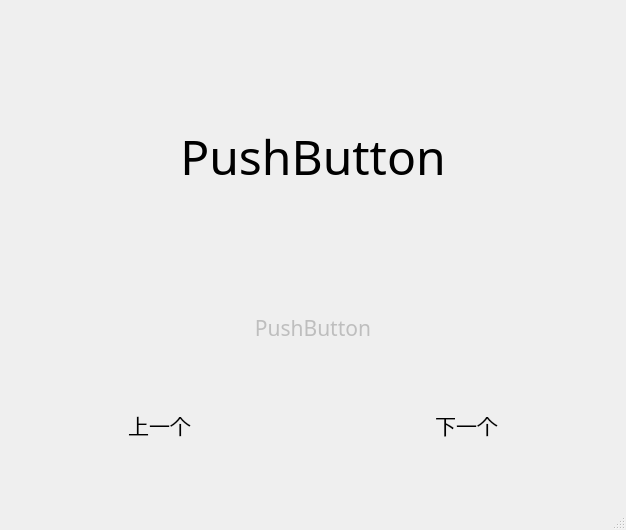
<?xml version="1.0" encoding="UTF-8"?>
<ui version="4.0">
 <class>mainWindow</class>
 <widget class="QMainWindow" name="mainWindow">
  <property name="geometry">
   <rect>
    <x>0</x>
    <y>0</y>
    <width>626</width>
    <height>530</height>
   </rect>
  </property>
  <property name="sizePolicy">
   <sizepolicy hsizetype="Preferred" vsizetype="Preferred">
    <horstretch>0</horstretch>
    <verstretch>0</verstretch>
   </sizepolicy>
  </property>
  <property name="font">
   <font>
    <pointsize>9</pointsize>
   </font>
  </property>
  <property name="windowTitle">
   <string>学习</string>
  </property>
  <widget class="QWidget" name="centralwidget">
   <layout class="QVBoxLayout" name="verticalLayout" stretch="0,0,2">
    <item>
     <layout class="QHBoxLayout" name="horizontalLayout_2" stretch="0">
      <item>
       <widget class="QPushButton" name="WORD">
        <property name="sizePolicy">
         <sizepolicy hsizetype="Minimum" vsizetype="Fixed">
          <horstretch>0</horstretch>
          <verstretch>0</verstretch>
         </sizepolicy>
        </property>
        <property name="minimumSize">
         <size>
          <width>600</width>
          <height>250</height>
         </size>
        </property>
        <property name="maximumSize">
         <size>
          <width>16777215</width>
          <height>16777215</height>
         </size>
        </property>
        <property name="font">
         <font>
          <family>Agency FB</family>
          <pointsize>36</pointsize>
          <weight>50</weight>
          <italic>false</italic>
          <bold>false</bold>
          <underline>false</underline>
          <strikeout>false</strikeout>
         </font>
        </property>
        <property name="text">
         <string>PushButton</string>
        </property>
        <property name="flat">
         <bool>true</bool>
        </property>
       </widget>
      </item>
     </layout>
    </item>
    <item>
     <layout class="QHBoxLayout" name="horizontalLayout_3" stretch="0">
      <item>
       <widget class="QPushButton" name="TRANS">
        <property name="enabled">
         <bool>false</bool>
        </property>
        <property name="sizePolicy">
         <sizepolicy hsizetype="Minimum" vsizetype="Fixed">
          <horstretch>0</horstretch>
          <verstretch>0</verstretch>
         </sizepolicy>
        </property>
        <property name="font">
         <font>
          <family>方正舒体</family>
          <pointsize>16</pointsize>
         </font>
        </property>
        <property name="text">
         <string>PushButton</string>
        </property>
        <property name="flat">
         <bool>true</bool>
        </property>
       </widget>
      </item>
     </layout>
    </item>
    <item>
     <layout class="QHBoxLayout" name="horizontalLayout" stretch="5,5">
      <item>
       <widget class="QPushButton" name="pushButton_1">
        <property name="minimumSize">
         <size>
          <width>300</width>
          <height>100</height>
         </size>
        </property>
        <property name="font">
         <font>
          <family>方正舒体</family>
          <pointsize>16</pointsize>
         </font>
        </property>
        <property name="text">
         <string>上一个</string>
        </property>
        <property name="flat">
         <bool>true</bool>
        </property>
       </widget>
      </item>
      <item>
       <widget class="QPushButton" name="pushButton_2">
        <property name="minimumSize">
         <size>
          <width>300</width>
          <height>100</height>
         </size>
        </property>
        <property name="font">
         <font>
          <family>方正舒体</family>
          <pointsize>16</pointsize>
         </font>
        </property>
        <property name="text">
         <string>下一个</string>
        </property>
        <property name="flat">
         <bool>true</bool>
        </property>
       </widget>
      </item>
     </layout>
    </item>
   </layout>
  </widget>
  <widget class="QMenuBar" name="menubar">
   <property name="geometry">
    <rect>
     <x>0</x>
     <y>0</y>
     <width>626</width>
     <height>23</height>
    </rect>
   </property>
  </widget>
  <widget class="QStatusBar" name="statusbar"/>
 </widget>
 <resources/>
 <connections/>
</ui>
